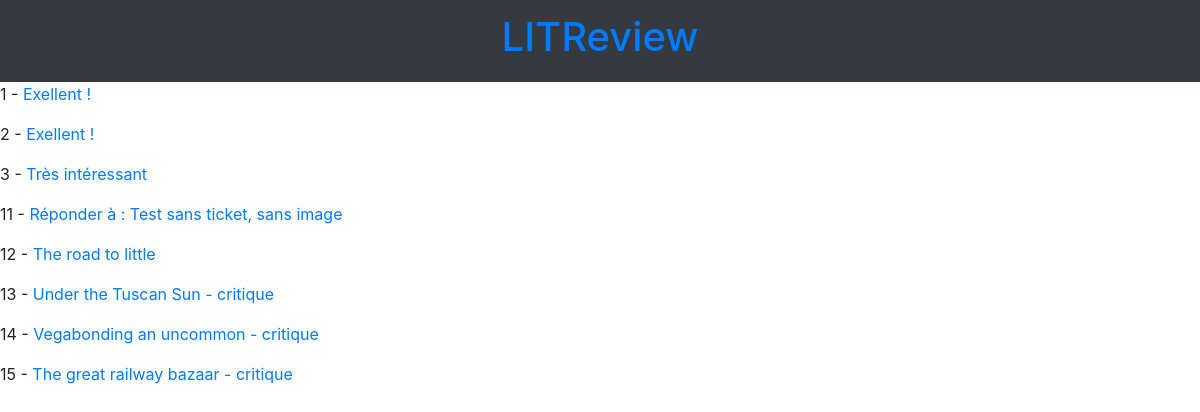
Page /reviews/list/ on the earlier database version.
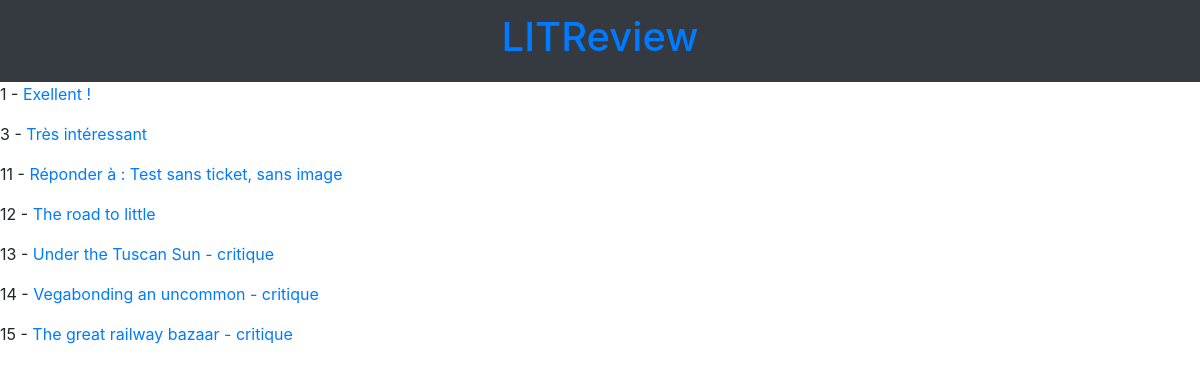
Same page on the later database version.
### reviews/models.py (models this page shows, shortened)
class Review(models.Model):
    ticket = models.ForeignKey(to=Ticket, on_delete=models.CASCADE, related_name='reviews')
    rating = models.PositiveSmallIntegerField(
        validators=[MinValueValidator(0), MaxValueValidator(5)])
    headline = models.CharField(max_length=128)
    body = models.CharField(max_length=8192, blank=True)
    user = models.ForeignKey(
        to=settings.AUTH_USER_MODEL, on_delete=models.CASCADE, related_name='reviews')
    time_created = models.DateTimeField(auto_now_add=True) # Add this
    def get_absolute_url(self):
        return reverse("reviews:review-detail", kwargs={"pk": self.id})

### reviews/views.py (the view)
# urls.py: path('reviews/list/', views.ReviewListView.as_view(), name='review-list'),
class ReviewListView(ListView):
    template_name = 'reviews/review_list.html'
    queryset = Review.objects.all()

### reviews/templates/reviews/review_list.html
{% extends 'reviews/header.html' %}
{% block content %}
     {% for instance in object_list %}
          <p>{{ instance.id }} - <a href='{{ instance.get_absolute_url }}'>{{ instance.headline }}</a></p>
     {% endfor %}
{% endblock %}

### reviews/templates/reviews/header.html (shortened to what this page needs)
<!DOCTYPE html>
<html>
<head>
    <link rel="stylesheet" href="https://stackpath.bootstrapcdn.com/bootstrap/4.4.1/css/bootstrap.min.css"
>
</head>
<body>
{% include 'reviews/includes/navbar.html' %}
{% block content %}
{% endblock %}
</body>
</html>

### reviews/templates/reviews/includes/navbar.html (shortened to what this page needs)
<nav class="navbar navbar-expand-md navbar-blue bg-dark">
    <div class="mx-auto order-0">
        <a class="navbar-brand mx-auto" href="#"><h1>LITReview</h1></a>
    </div>
</nav>

Differences in the rows shown:
removed Review: id "2", headline "Exellent !"
